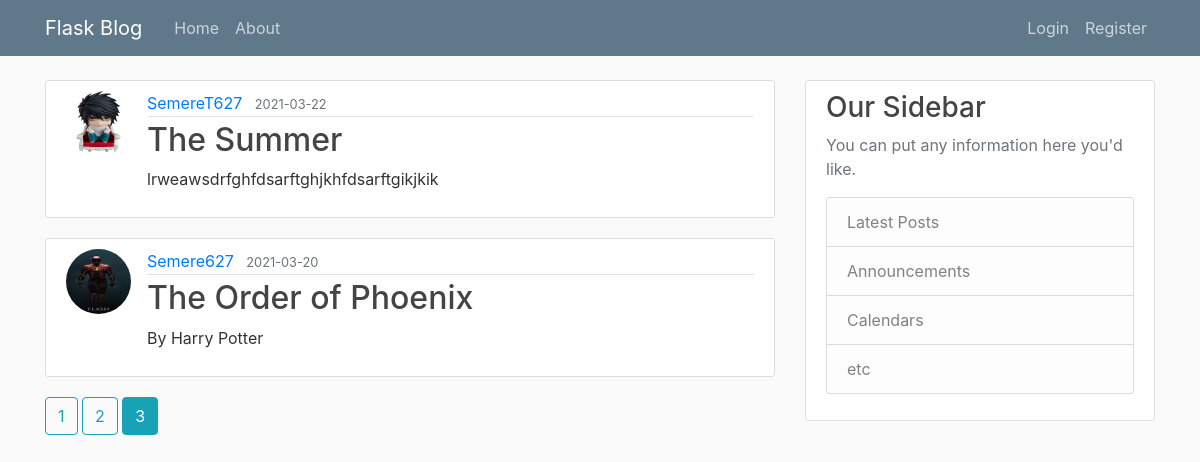
Screenshot of /home?page=3 with the database file from the repository.
### flaskblog/models.py (models this page shows, shortened)
class Post(db.Model):
    id = db.Column(db.Integer, primary_key=True)
    title = db.Column(db.String(100), nullable=False)
    date_posted = db.Column(db.DateTime, nullable=False,
                            default=datetime.utcnow)
    content = db.Column(db.Text, nullable=False)
    user_id = db.Column(db.Integer, db.ForeignKey('user.id'), nullable=False)

class User(db.Model, UserMixin):
    id = db.Column(db.Integer, primary_key=True)
    username = db.Column(db.String(20), unique=True, nullable=False)
    email = db.Column(db.String(120), unique=True, nullable=False)
    image_file = db.Column(db.String(20), nullable=False,
                           default="default.jpg")
    password = db.Column(db.String(60), nullable=False)
    posts = db.relationship('Post', backref='author', lazy=True)

### flaskblog/main/routes.py (the view)
@main.route('/')
@main.route('/home')
def home():
    page = request.args.get('page', 1, type=int)
    posts = Post.query.order_by(
        Post.date_posted.desc()).paginate(page=page, per_page=2)
    return render_template('home.html', posts=posts)

### flaskblog/templates/home.html
{%extends "layout.html"%}
{%block content%}
    {% for post in posts.items%}
        <article class="media content-section">
            <img class="rounded-circle article-img" src="{{url_for('static', filename='profile_pics/'+post.author.image_file)}}">
            <div class="media-body">
                <div class="article-metadata">
                    {% if post.author == current_user%}
                        <a class="mr-2" href="{{url_for('users.user_posts',username=post.author.username)}}">{{ post.author.username }}</a>
                    {%else%}
                        <a class="mr-2" href="#">{{ post.author.username }}</a>
                    {% endif%}
                    <small class="text-muted">{{ post.date_posted.strftime('%Y-%m-%d')}}</small>
                </div>
                <h2><a class="article-title" href="{{url_for('posts.post',post_id=post.id)}}">{{ post.title }}</a></h2>
                <p class="article-content">{{ post.content }}</p>
            </div>
        </article>
    {%endfor%}
    {%for page_num in posts.iter_pages(left_edge=1,right_edge=1,left_current=1, right_current=2)%}
        {%if page_num%}
            {%if posts.page == page_num%}
                <a class="btn btn-info mb-4" href="{{url_for('main.home',page=page_num)}}">{{page_num}}</a>
            {%else%}
                <a class="btn btn-outline-info mb-4" href="{{url_for('main.home',page=page_num)}}">{{page_num}}</a>
            {%endif%}
        {%else%}
            ...
        {%endif%}
    {%endfor%}
{%endblock content%}

### flaskblog/static/main.css (style rules this page uses)
body { background: #fafafa; color: #333333; margin-top: 5rem; }
h1, h2, h3, h4, h5, h6 { color: #444444; }
.content-section { background: #ffffff; padding: 10px 20px; border: 1px solid #dddddd; border-radius: 3px; margin-bottom: 20px; }
.article-title { color: #444444; }
.article-content { white-space: pre-line; }
.article-img { height: 65px; width: 65px; margin-right: 16px; }
.article-metadata { padding-bottom: 1px; margin-bottom: 4px; border-bottom: 1px solid #e3e3e3 }

### rows the page displays
Post: image_file (placeholder picture), author.username "SemereT627", date_posted "2021-03-22", title "The Summer", content "lrweawsdrfghfdsarftghjkhfdsarftgikjkik"
Post: image_file (picture), author.username "Semere627", date_posted "2021-03-20", title "The Order of Phoenix", content "By Harry Potter"

### other values shown
{{ page_num }} "1" "2"
{{ page_num }} "3"
